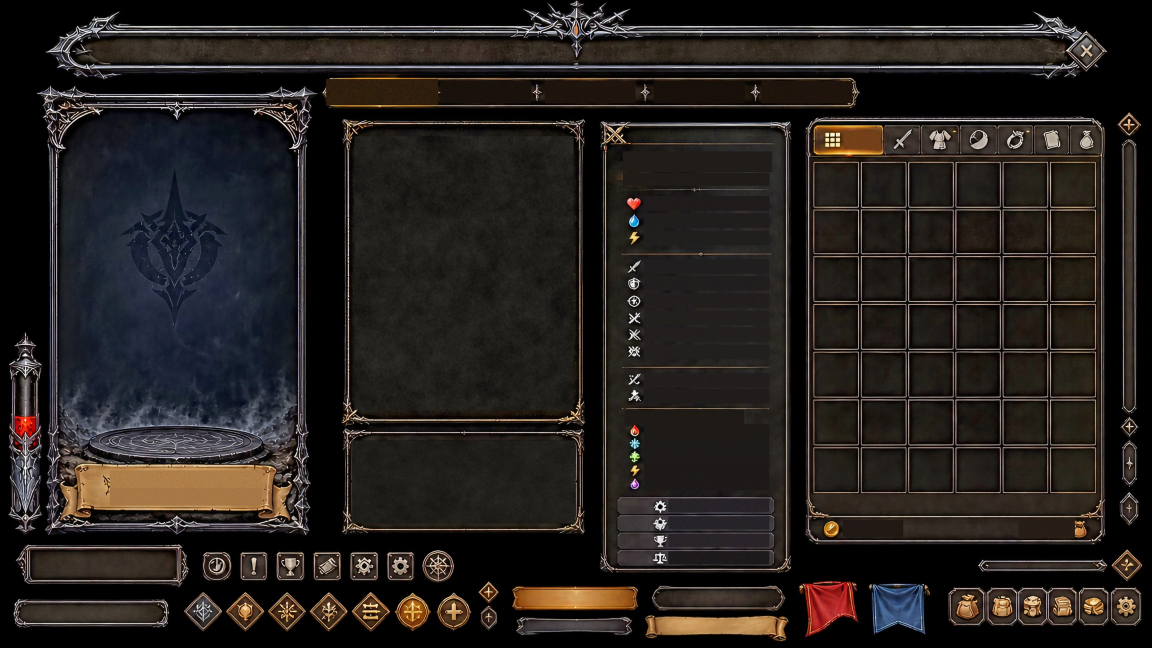
#> input picture tools/source/board.jpg, 2304 x 1296 px (shown at 1/2 size)
$ python build_board_alpha.py
#> lines starting #> are read from the running program, lines starting #| are printed output that depends on the picture; after the words box and inside, x2 and y2 are one past the last pixel; in counts of white or black regions, pixels touching at a corner belong together
### tools/paths.py
"""Đường dẫn dùng chung cho các script dựng tài nguyên (không còn đường dẫn cứng của một máy cụ thể).
  ROOT : thư mục gốc repo (tự suy ra từ vị trí file này; đổi bằng EP_ROOT)
  WORK : thư mục tạm để chứa ảnh trung gian (mặc định <tmp>/eternal-pixel; đổi bằng EP_WORK)
  SRC  : thư mục chứa ảnh gốc (mặc định tools/source; đổi bằng EP_SRC)"""
import os, sys, tempfile
ROOT = (os.environ.get('EP_ROOT') or os.path.abspath(os.path.join(os.path.dirname(__file__), '..'))).rstrip('/') + '/'
WORK = (os.environ.get('EP_WORK') or os.path.join(tempfile.gettempdir(), 'eternal-pixel')).rstrip('/') + '/'
SRC = (os.environ.get('EP_SRC') or os.path.join(ROOT, 'tools', 'source')).rstrip('/') + '/'
def work(*parts):
    p = os.path.join(WORK, *parts); os.makedirs(os.path.dirname(p) if os.path.splitext(p)[1] else p, exist_ok=True); return p + ('/' if not os.path.splitext(p)[1] else '')
def need(path):
    if not os.path.exists(path): sys.exit(f'Thiếu ảnh nguồn: {path}\n  Đặt ảnh gốc vào {SRC} hoặc đặt biến môi trường EP_SRC / EP_WORK (xem tools/paths.py).')
    return path

### tools/build_board_alpha.py
#!/usr/bin/env python3
"""Tạo assets/ui/board.webp (nền bảng có kênh trong suốt) từ tools/source/board.jpg.
Vùng đen tuyệt đối nối liền với mép ảnh được đục thành trong suốt, để thấy trận đánh phía sau bảng khi mở túi đồ;
nội thất các ô (luôn sáng hơn hẳn) giữ nguyên. Độ mờ của lớp nền phía sau do người chơi chỉnh trong Cài đặt."""
import os, sys
import numpy as np
from PIL import Image, ImageFilter
from scipy import ndimage as ndi
sys.path.insert(0, os.path.dirname(__file__))
from paths import ROOT, SRC, need
im = Image.open(need(SRC + 'board.jpg')).convert('RGB'); a = np.array(im).astype(int)
#> further down, im is the input picture: PIL image 2304x1296 RGB; mean R, G, B 37.2, 32.7, 30.1
dark = a.max(-1) <= 10
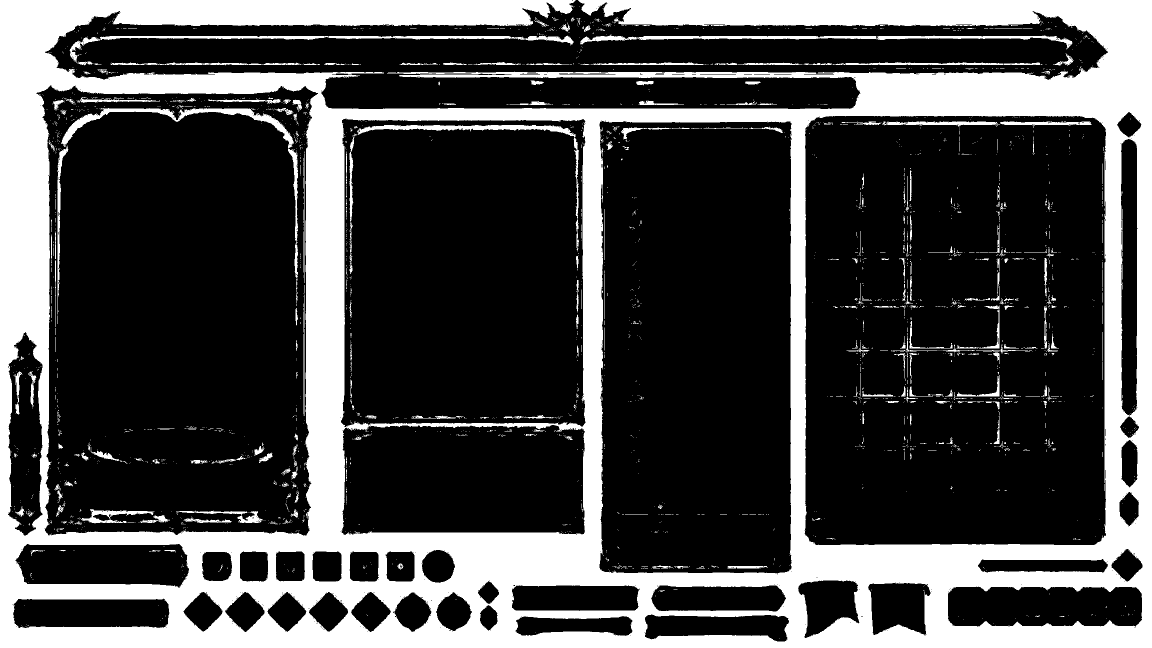
#> dark: shape (1296, 2304) bool (shown at 1/2 size); 28.4% white; 2723 white regions (2407 under 20 px), largest, box (x1, y1, x2, y2) and area: (0, 0, 2304, 1296) 779523, (115, 216, 596, 629) 8366, (139, 71, 1147, 131) 5939
lab, _ = ndi.label(dark)
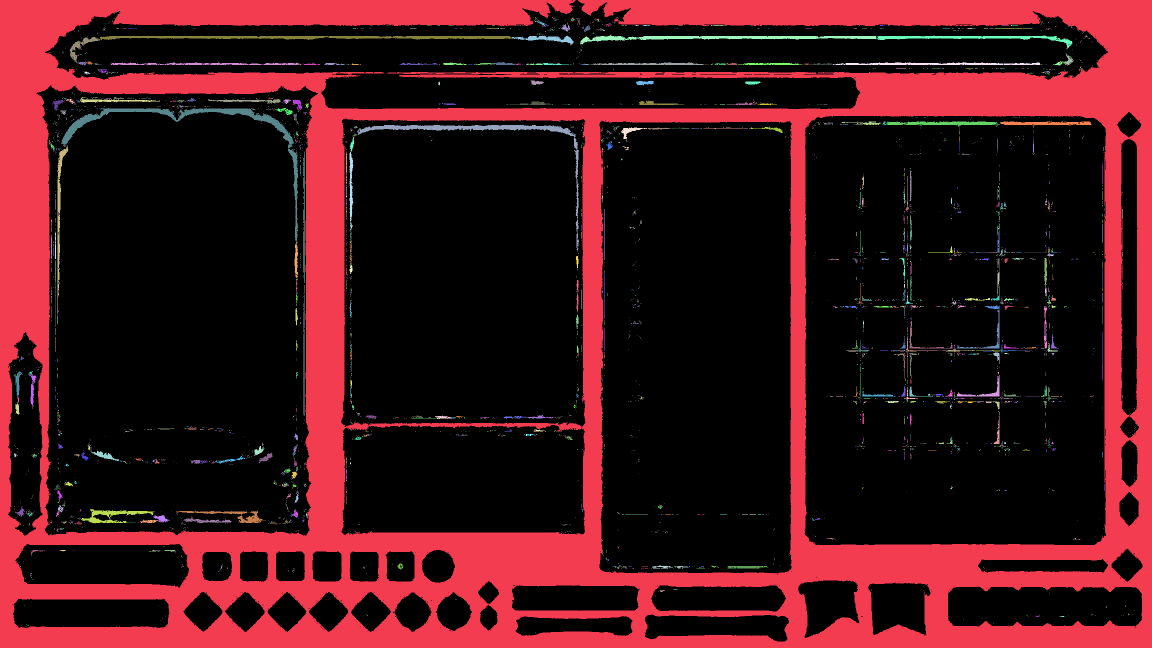
#> lab: shape (1296, 2304) int32 (shown at 1/2 size); 4067 distinct labels, from 0 to 4066; one colour per label, 0 black
edge = set(np.unique(np.concatenate([lab[0], lab[-1], lab[:, 0], lab[:, -1]]))) - {0}
#> edge = 1 item
outside = np.isin(lab, list(edge))
#> outside: shape (1296, 2304) bool; 26.1% white; 1 white region, box (x1, y1, x2, y2) and area: (0, 0, 2304, 1296) 779169
alpha = Image.fromarray((~outside * 255).astype(np.uint8)).filter(ImageFilter.GaussianBlur(1.2))   # viền mềm, không răng cưa
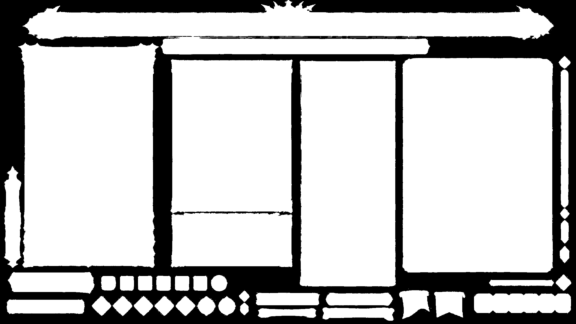
#> alpha: PIL image 2304x1296 L (shown at 1/4 size); min 0, max 255, mean 188.5
rgba = im.copy(); rgba.putalpha(alpha)
#> after `rgba.putalpha(alpha)`:
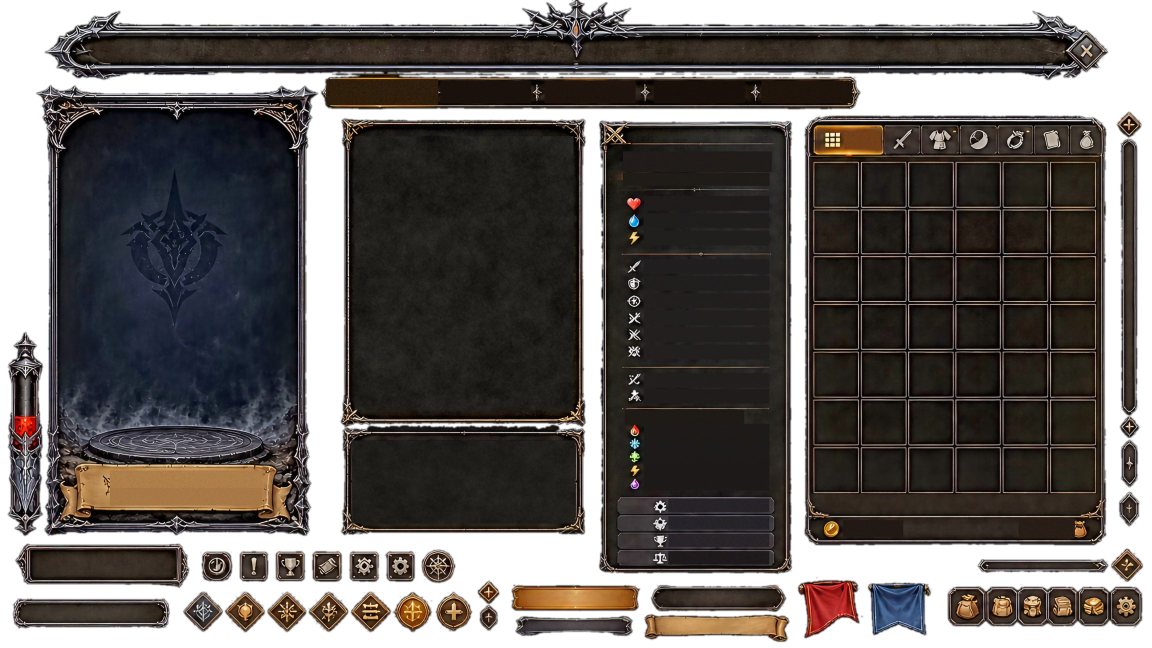
#> rgba: PIL image 2304x1296 RGBA (shown at 1/2 size); mean R, G, B, A 37.2, 32.7, 30.1, 188.5; transparent parts drawn white
rgba.save(ROOT + 'assets/ui/board.webp', 'WEBP', quality=92, method=6)
print('OK', rgba.size, f'trong suốt {outside.mean():.1%}', os.path.getsize(ROOT + 'assets/ui/board.webp') // 1024, 'KB')
#| OK (2304, 1296) trong suốt 26.1% 431 KB

$ run again, with tools/source/equip_1.png saved as tools/source/board.jpg
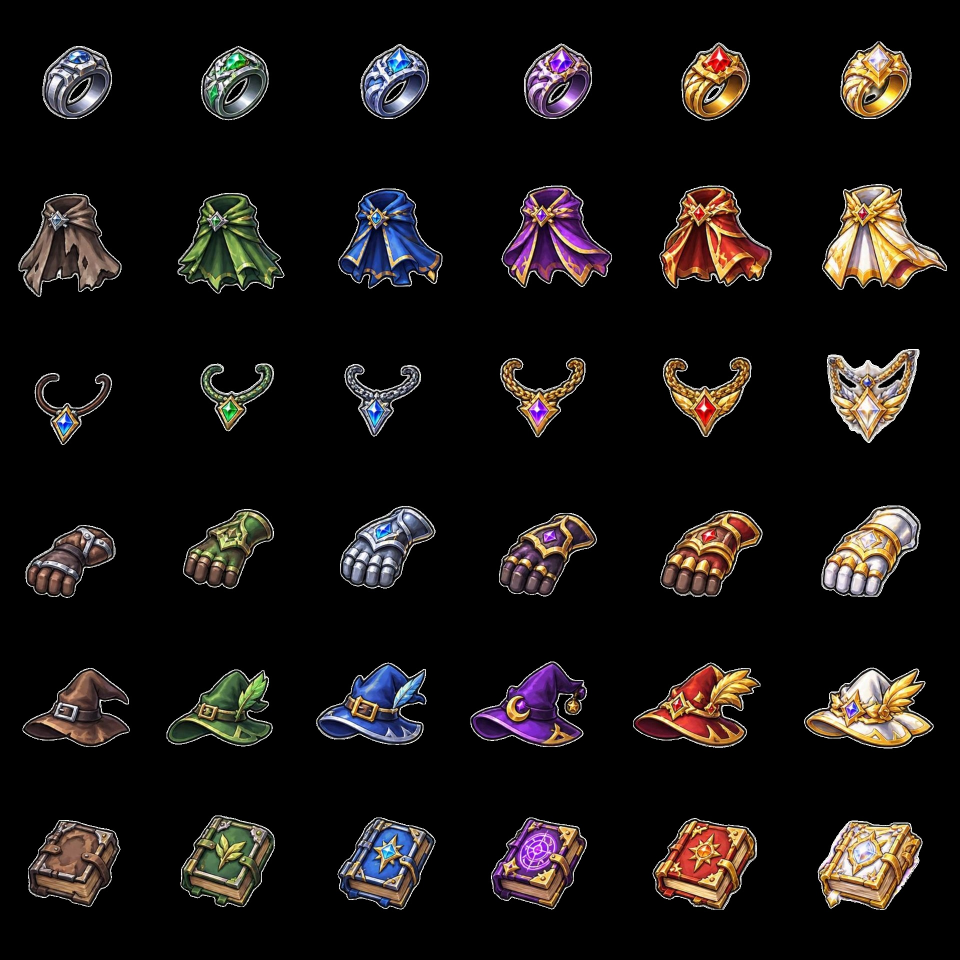
#> input picture tools/source/equip_1.png, 1920 x 1920 px (shown at 1/2 size)
#> im is the input picture: PIL image 1920x1920 RGB; mean R, G, B 25.3, 21.2, 19.6
#> dark: shape (1920, 1920) bool; 80.4% white; 59 black regions (23 under 20 px), largest, box (x1, y1, x2, y2) and area: (1644, 368, 1894, 580) 31443, (1319, 370, 1544, 577) 30089, (1003, 369, 1224, 576) 28275
#> `lab, _ = ndi.label(dark)`:
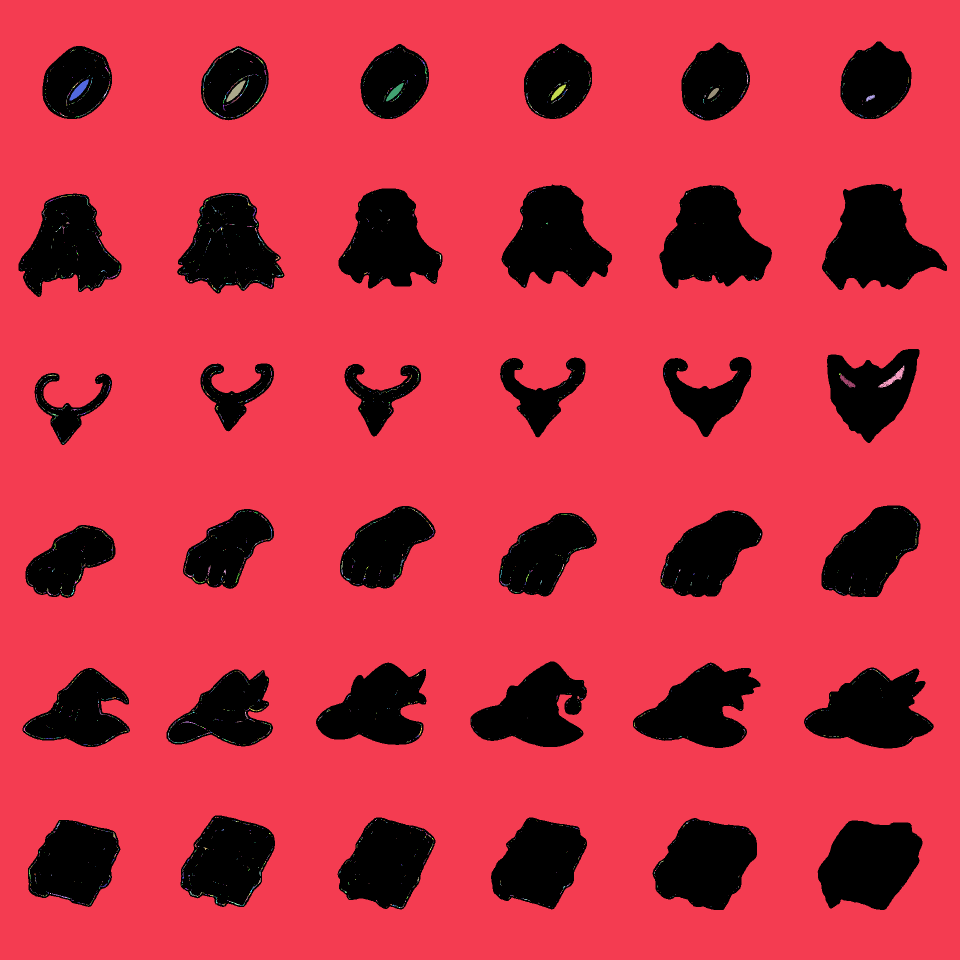
#> lab: shape (1920, 1920) int32 (shown at 1/2 size); 4182 distinct labels, from 0 to 4181; one colour per label, 0 black
#> edge = 1 item
#> outside: shape (1920, 1920) bool; 80% white; 36 black regions, largest, box (x1, y1, x2, y2) and area: (1644, 368, 1894, 580) 31490, (1319, 370, 1544, 577) 30167, (1003, 369, 1224, 576) 28371
#> `rgba.putalpha(alpha)`:
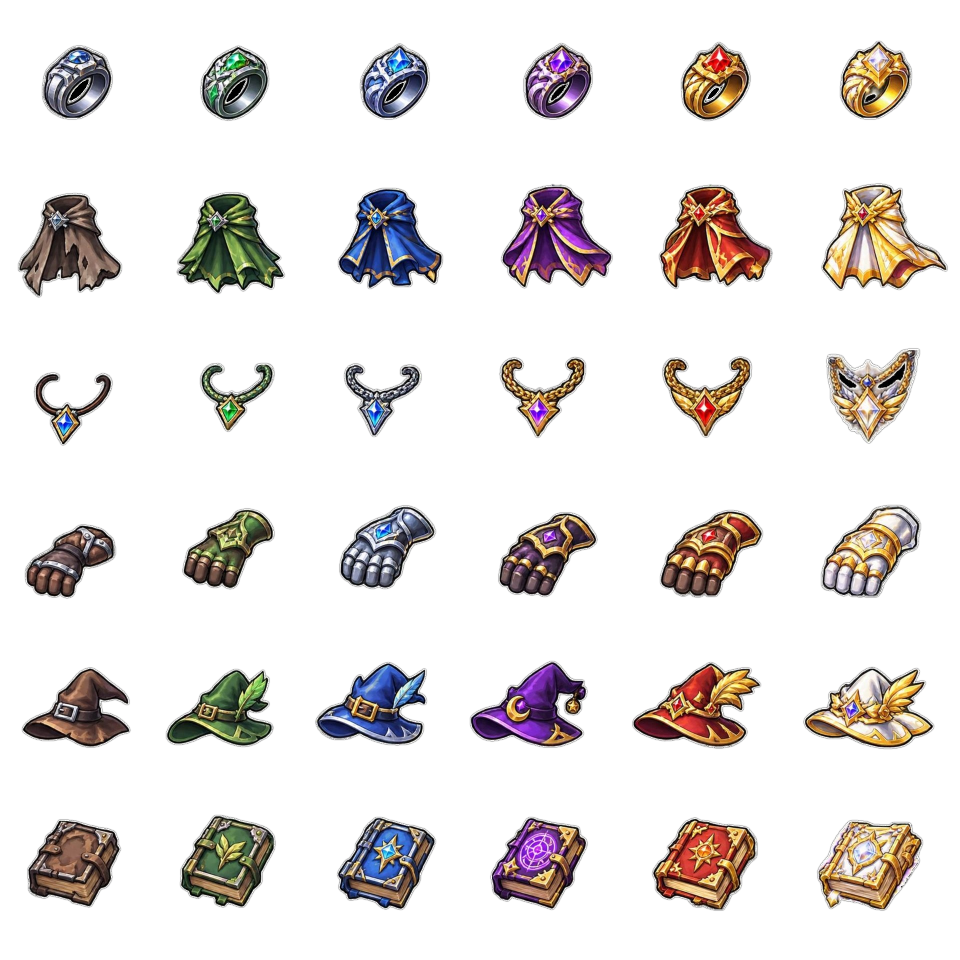
#> rgba: PIL image 1920x1920 RGBA (shown at 1/2 size); mean R, G, B, A 25.3, 21.2, 19.6, 50.9; transparent parts drawn white
#| OK (1920, 1920) trong suốt 80.0% 438 KB
